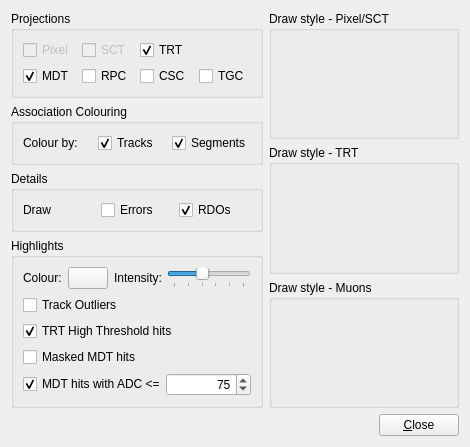
<?xml version="1.0" encoding="UTF-8"?>
<ui version="4.0">
 <class>PRDSysSettingsDisplayForm</class>
 <widget class="QWidget" name="PRDSysSettingsDisplayForm">
  <property name="geometry">
   <rect>
    <x>0</x>
    <y>0</y>
    <width>470</width>
    <height>437</height>
   </rect>
  </property>
  <property name="windowTitle">
   <string>Form</string>
  </property>
  <layout class="QGridLayout" name="gridLayout_3">
   <item row="4" column="0" colspan="2">
    <layout class="QHBoxLayout">
     <property name="spacing">
      <number>0</number>
     </property>
     <item>
      <spacer>
       <property name="orientation">
        <enum>Qt::Horizontal</enum>
       </property>
       <property name="sizeHint" stdset="0">
        <size>
         <width>40</width>
         <height>20</height>
        </size>
       </property>
      </spacer>
     </item>
     <item>
      <widget class="QPushButton" name="pushButton_close">
       <property name="text">
        <string>&amp;Close</string>
       </property>
      </widget>
     </item>
    </layout>
   </item>
   <item row="0" column="1" rowspan="4">
    <layout class="QVBoxLayout" name="verticalLayout_4">
     <item>
      <widget class="QGroupBox" name="groupBox_2">
       <property name="title">
        <string>Draw style - Pixel/SCT</string>
       </property>
       <layout class="QVBoxLayout" name="verticalLayout">
        <item>
         <widget class="VP1DrawOptionsWidget" name="widget_drawOptions_PixelSCT" native="true"/>
        </item>
       </layout>
      </widget>
     </item>
     <item>
      <widget class="QGroupBox" name="groupBox_3">
       <property name="title">
        <string>Draw style - TRT</string>
       </property>
       <layout class="QVBoxLayout" name="verticalLayout_2">
        <item>
         <widget class="VP1DrawOptionsWidget" name="widget_drawOptions_TRT" native="true"/>
        </item>
       </layout>
      </widget>
     </item>
     <item>
      <widget class="QGroupBox" name="groupBox_4">
       <property name="title">
        <string>Draw style - Muons</string>
       </property>
       <layout class="QVBoxLayout" name="verticalLayout_3">
        <item>
         <widget class="VP1DrawOptionsWidget" name="widget_drawOptions_Muons" native="true"/>
        </item>
       </layout>
      </widget>
     </item>
    </layout>
   </item>
   <item row="1" column="0">
    <widget class="QGroupBox" name="groupBox">
     <property name="title">
      <string>Association Colouring</string>
     </property>
     <layout class="QHBoxLayout" name="horizontalLayout">
      <item>
       <widget class="QLabel" name="label">
        <property name="text">
         <string>Colour by:</string>
        </property>
       </widget>
      </item>
      <item>
       <widget class="QCheckBox" name="checkBox_colourByTrack">
        <property name="toolTip">
         <string>If selected, PrepRawData which are assigned to a track will take the colour of that track.</string>
        </property>
        <property name="text">
         <string>Tracks</string>
        </property>
        <property name="checked">
         <bool>true</bool>
        </property>
       </widget>
      </item>
      <item>
       <widget class="QCheckBox" name="checkBox_colourBySegment">
        <property name="toolTip">
         <string>If selected, PrepRawData which are assigned to a segment will take the colour of that segment.</string>
        </property>
        <property name="text">
         <string>Segments</string>
        </property>
        <property name="checked">
         <bool>true</bool>
        </property>
       </widget>
      </item>
     </layout>
    </widget>
   </item>
   <item row="3" column="0">
    <widget class="QGroupBox" name="groupBox_highlights">
     <property name="title">
      <string>Highlights</string>
     </property>
     <layout class="QGridLayout" name="gridLayout_2">
      <item row="4" column="0" colspan="2">
       <layout class="QHBoxLayout" name="_5">
        <property name="spacing">
         <number>0</number>
        </property>
        <item>
         <widget class="QCheckBox" name="checkBox_highlight_mdt_ADC_below">
          <property name="text">
           <string>MDT hits with ADC &lt;=</string>
          </property>
          <property name="checked">
           <bool>true</bool>
          </property>
         </widget>
        </item>
        <item>
         <widget class="QSpinBox" name="spinBox_highlight_mdt_ADC_below">
          <property name="alignment">
           <set>Qt::AlignRight|Qt::AlignTrailing|Qt::AlignVCenter</set>
          </property>
          <property name="suffix">
           <string/>
          </property>
          <property name="maximum">
           <number>1000</number>
          </property>
          <property name="singleStep">
           <number>1</number>
          </property>
          <property name="value">
           <number>75</number>
          </property>
         </widget>
        </item>
       </layout>
      </item>
      <item row="0" column="0">
       <layout class="QHBoxLayout" name="_7">
        <item>
         <widget class="QLabel" name="label_highlights_material">
          <property name="text">
           <string>Colour:</string>
          </property>
         </widget>
        </item>
        <item>
         <widget class="VP1MaterialButton" name="materialbutton_highlights_material">
          <property name="text">
           <string/>
          </property>
         </widget>
        </item>
       </layout>
      </item>
      <item row="0" column="1">
       <layout class="QHBoxLayout" name="_8">
        <property name="spacing">
         <number>5</number>
        </property>
        <item>
         <widget class="QLabel" name="label_highlights_intensity">
          <property name="text">
           <string>Intensity:</string>
          </property>
         </widget>
        </item>
        <item>
         <widget class="QSlider" name="horizontalSlider_highlights_intensity">
          <property name="sizePolicy">
           <sizepolicy hsizetype="Fixed" vsizetype="Fixed">
            <horstretch>0</horstretch>
            <verstretch>0</verstretch>
           </sizepolicy>
          </property>
          <property name="minimum">
           <number>1</number>
          </property>
          <property name="maximum">
           <number>6</number>
          </property>
          <property name="pageStep">
           <number>1</number>
          </property>
          <property name="value">
           <number>3</number>
          </property>
          <property name="orientation">
           <enum>Qt::Horizontal</enum>
          </property>
          <property name="tickPosition">
           <enum>QSlider::TicksBelow</enum>
          </property>
         </widget>
        </item>
       </layout>
      </item>
      <item row="1" column="0" colspan="2">
       <widget class="QCheckBox" name="checkBox_highlight_trackoutliers">
        <property name="text">
         <string>Track Outliers</string>
        </property>
       </widget>
      </item>
      <item row="2" column="0" colspan="2">
       <widget class="QCheckBox" name="checkBox_highlight_trtht">
        <property name="text">
         <string>TRT High Threshold hits</string>
        </property>
        <property name="checked">
         <bool>true</bool>
        </property>
       </widget>
      </item>
      <item row="3" column="0" colspan="2">
       <widget class="QCheckBox" name="checkBox_highlight_maskedmdts">
        <property name="text">
         <string>Masked MDT hits</string>
        </property>
       </widget>
      </item>
     </layout>
    </widget>
   </item>
   <item row="0" column="0">
    <widget class="QGroupBox" name="groupBox_idproj">
     <property name="title">
      <string>Projections</string>
     </property>
     <layout class="QGridLayout" name="gridLayout">
      <item row="0" column="0">
       <widget class="QCheckBox" name="checkBox_showpixel_projected">
        <property name="enabled">
         <bool>false</bool>
        </property>
        <property name="toolTip">
         <string>Not implemented</string>
        </property>
        <property name="text">
         <string>Pixel</string>
        </property>
       </widget>
      </item>
      <item row="0" column="1">
       <widget class="QCheckBox" name="checkBox_showsct_projected">
        <property name="enabled">
         <bool>false</bool>
        </property>
        <property name="toolTip">
         <string>Not implemented</string>
        </property>
        <property name="text">
         <string>SCT</string>
        </property>
       </widget>
      </item>
      <item row="0" column="2">
       <widget class="QCheckBox" name="checkBox_showtrt_projected">
        <property name="toolTip">
         <string>Whether to project the TRT drift tubes to 2D planes (configure those in the Guides system)</string>
        </property>
        <property name="text">
         <string>TRT</string>
        </property>
        <property name="checked">
         <bool>true</bool>
        </property>
       </widget>
      </item>
      <item row="1" column="0">
       <widget class="QCheckBox" name="checkBox_showmdt_projected">
        <property name="toolTip">
         <string>Whether make the MDT drift tubes longer, so they stick out of the tube/chamber geometry (configure the show geometry in the Geo system)</string>
        </property>
        <property name="text">
         <string>MDT</string>
        </property>
        <property name="checked">
         <bool>true</bool>
        </property>
       </widget>
      </item>
      <item row="1" column="1">
       <widget class="QCheckBox" name="checkBox_showrpc_projected">
        <property name="toolTip">
         <string>This projection is for now just a crude and fixed addition to the strip length which makes it stick out of the chamber,</string>
        </property>
        <property name="text">
         <string>RPC</string>
        </property>
       </widget>
      </item>
      <item row="1" column="2">
       <widget class="QCheckBox" name="checkBox_showcsc_projected">
        <property name="toolTip">
         <string>This projection is for now just a crude and fixed addition to the strip length which makes it stick out of the chamber,</string>
        </property>
        <property name="text">
         <string>CSC</string>
        </property>
       </widget>
      </item>
      <item row="1" column="3">
       <widget class="QCheckBox" name="checkBox_showtgc_projected">
        <property name="toolTip">
         <string>This projection is for now just a crude and fixed addition to the strip length which makes it stick out of the chamber,</string>
        </property>
        <property name="text">
         <string>TGC</string>
        </property>
       </widget>
      </item>
     </layout>
    </widget>
   </item>
   <item row="2" column="0">
    <widget class="QGroupBox" name="groupBox_5">
     <property name="title">
      <string>Details</string>
     </property>
     <layout class="QHBoxLayout" name="horizontalLayout_2">
      <item>
       <widget class="QLabel" name="label_2">
        <property name="text">
         <string>Draw</string>
        </property>
       </widget>
      </item>
      <item>
       <widget class="QCheckBox" name="checkBox_drawErrors">
        <property name="toolTip">
         <string>If selected, PrepRawData which are assigned to a track will take the colour of that track.</string>
        </property>
        <property name="text">
         <string>Errors</string>
        </property>
        <property name="checked">
         <bool>false</bool>
        </property>
       </widget>
      </item>
      <item>
       <widget class="QCheckBox" name="checkBox_drawRDOs">
        <property name="toolTip">
         <string>If selected, PrepRawData which are assigned to a track will take the colour of that track.</string>
        </property>
        <property name="text">
         <string>RDOs</string>
        </property>
        <property name="checked">
         <bool>true</bool>
        </property>
       </widget>
      </item>
     </layout>
    </widget>
   </item>
  </layout>
 </widget>
 <customwidgets>
  <customwidget>
   <class>VP1MaterialButton</class>
   <extends>QPushButton</extends>
   <header>VP1Base/VP1MaterialButton.h</header>
  </customwidget>
  <customwidget>
   <class>VP1DrawOptionsWidget</class>
   <extends>QWidget</extends>
   <header>VP1Base/VP1DrawOptionsWidget.h</header>
   <container>1</container>
  </customwidget>
 </customwidgets>
 <resources/>
 <connections/>
</ui>
